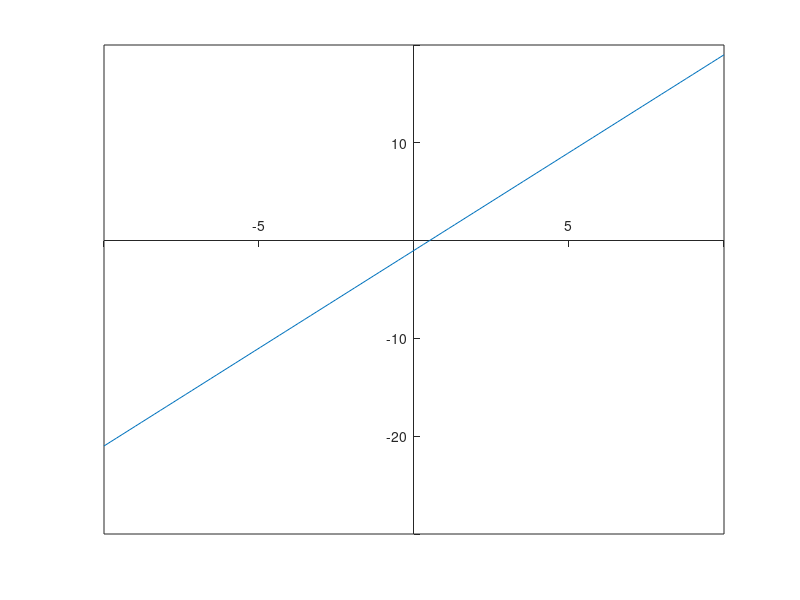

Here is the MATLAB script that generated this plot:
%% Use this do clear the command window and to delete workspace.
%% This is useful to avoid unexpected results and output from old runs.
clc;
clear;

% Define a linear function f(x) = 2x - 1
f = @(x) 2*x - 1;

% Create a vector of x values ranging from -10 to 10
x = linspace(-10, 10);

% Plot the function f(x) over the range of x
p = plot(x, f(x));

% Move the X and Y axes to the origin (0, 0)
set(gca, 'XAxisLocation', 'origin', 'YAxisLocation', 'origin');
